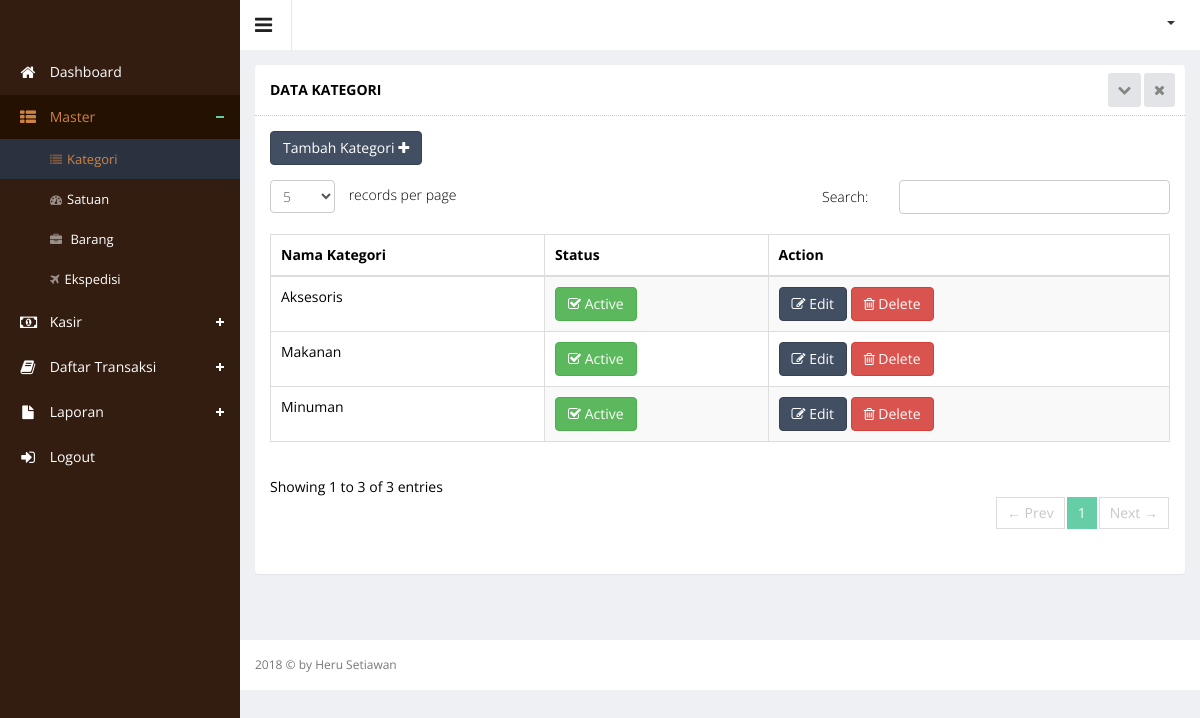
The app's page /index.php?hal=master/category/list (signed in), older data.
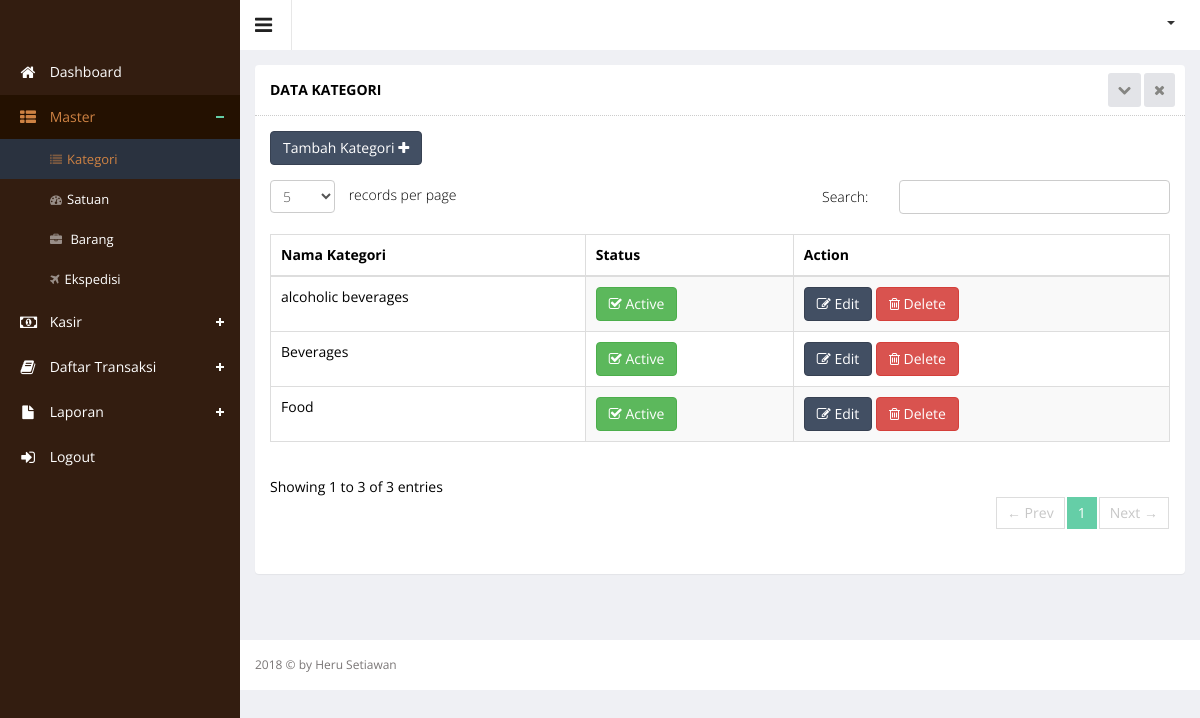
The same page, newer data.
### tables this page shows
CREATE TABLE `category` (
  `category_id` int(11) NOT NULL,
  `category_name` varchar(250) DEFAULT NULL,
  `category_status` enum('Y','N') DEFAULT NULL
);

### master/category/list.php (the view, shortened to what this page needs)
<div class="wrapper">
    <div class="row">
        <div class="col-sm-12">
            <section class="panel">
                <header class="panel-heading">
                    Data KAtegori
                    <span class="tools pull-right">
                        <a href="javascript:;" class="fa fa-chevron-down"></a>
                        <a href="javascript:;" class="fa fa-times"></a>
                     </span>
                </header>
                <div class="panel-body">
                    <div class="adv-table editable-table ">
                        <div class="clearfix">
                            <div class="btn-group">
                                <a href="?hal=master/category/add">
                                    <button data-toggle="modal" class="btn btn-primary">
                                        Tambah Kategori <i class="fa fa-plus"></i>
                                    </button>
                                </a>
                            </div>
                        </div>
                        <table class="table table-striped table-hover table-bordered" id="editable-sample">
                            <thead>
                            <tr>
                                <th>Nama Kategori</th>
                                <th>Status</th>
                                <th>Action</th>
                            </tr>
                            </thead>
                            <tbody>
                            <?php
                            $queryCategory = $connect->query("SELECT * FROM category ORDER BY category_id DESC");
                            while ($rowCategory = mysqli_fetch_array($queryCategory)) {
                                ?>
                                <tr class="">
                                    <td><?php echo $rowCategory['category_name']; ?></td>
                                    <td><?php if ($rowCategory['category_status'] == 'Y') { ?>
                                            <button class="btn btn-success" type="submit"><i
                                                        class="fa fa-check-square-o"></i> Active
                                            </button>
                                        <?php } else { ?>
                                            <button class="btn btn-danger" type="submit"><i class="fa fa-ban"></i> Not
                                                Active
                                            </button>
                                        <?php } ?></td>
                                    <td>
                                        <a href="?hal=master/category/edit&id=<?php echo $rowCategory['category_id']; ?>">
                                            <button class="btn btn-primary" type="submit"><i class="fa fa-edit"></i>
                                                Edit
                                            </button>
                                        </a>
                                        <a href="?hal=master/category/list&hapus=<?php echo $rowCategory['category_id']; ?>">
                                            <button class="btn btn-danger" type="submit" name="hapus"><i
                                                        class="fa fa-trash-o"></i> Delete
                                            </button>
                                        </a>
                                    </td>
                                </tr>
                            <?php } ?>
                            </tbody>
                        </table>
                    </div>
                </div>
            </section>
        </div>
    </div>
</div>

Row changes from the older to the newer data that the page shows:
removed category: category_name "Aksesoris", category_status "Y" (drawn)
removed category: category_name "Minuman", category_status "Y" (drawn)
added category: category_name "alcoholic beverages", category_status "Y" (drawn)
added category: category_name "Beverages", category_status "Y" (drawn)
changed category: category_name "Makanan" → "Food"
